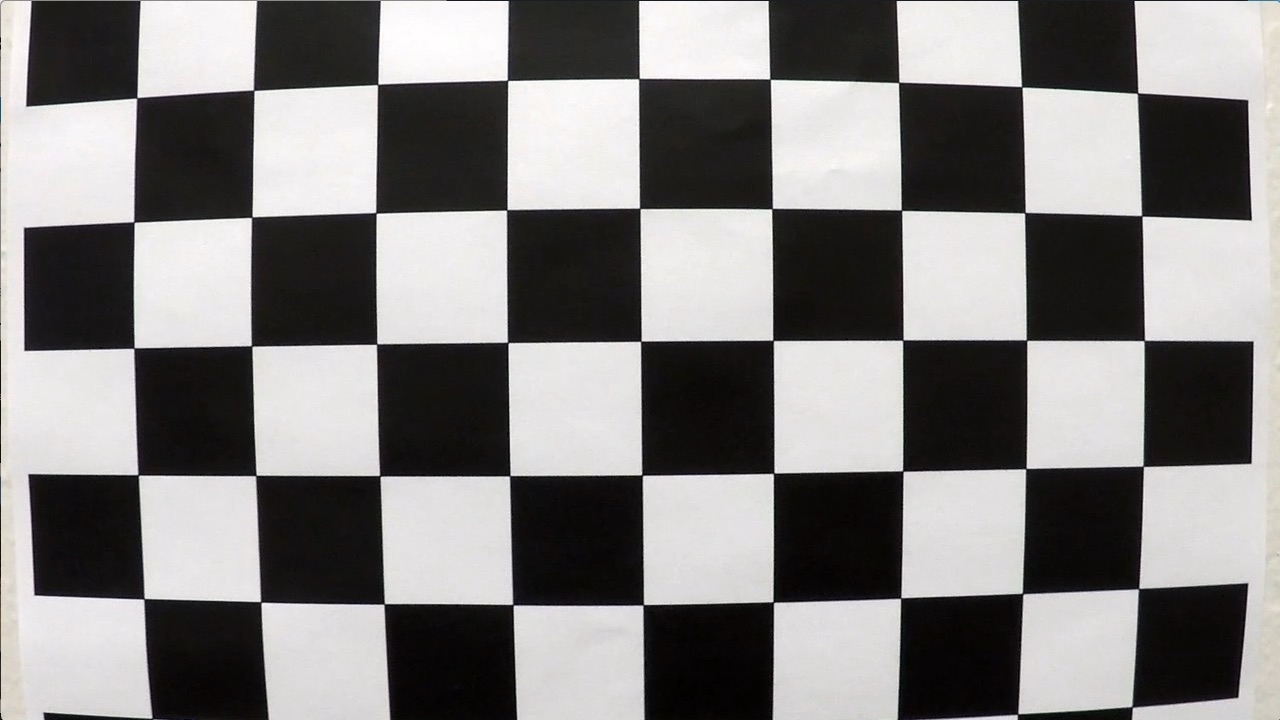
#> input picture camera_cal/calibration1.jpg, 1280 x 720 px; its folder holds 5 pictures in this run
$ python transform.py
#> lines starting #> are read from the running program, lines starting #| are printed output that depends on the picture
# Script for camera calibration

import matplotlib.image as mpimg
import numpy as np
import cv2
import glob
import matplotlib.pyplot as plt

objp = np.zeros((6*9,3), np.float32)
objp[:,:2] = np.mgrid[0:9, 0:6].T.reshape(-1,2)

# Pentru stocare de object points si image points
objpoints = [] # 3d points in real world space
imgpoints = [] # 2d points in image plane.

# Make a list of calibration images
images = glob.glob('camera_cal/cal*.jpg')

# Cautam chessboard corners
for idx, fname in enumerate(images):
    img = cv2.imread(fname)
#> img is the input picture: shape (720, 1280, 3); mean B, G, R 127.8, 128.4, 130.1
    gray = cv2.cvtColor(img, cv2.COLOR_BGR2GRAY)

    # Find the chessboard corners
    ret, corners = cv2.findChessboardCorners(gray, (9,6), None)
#> ret = False; corners = None

    # Adaugare object point si image points
    if ret == True:
        objpoints.append(objp)
        imgpoints.append(corners)

cv2.destroyAllWindows()

import pickle
# %matplotlib inline

# Testare Distorsiune
img = cv2.imread('camera_cal\\calibration1.jpg')
img_size = (img.shape[1], img.shape[0])
#> img_size = (1280, 720)

# Camera calibration pentru object points si image points
ret, mtx, dist, rvecs, tvecs = cv2.calibrateCamera(objpoints, imgpoints, img_size,None,None)


dst = cv2.undistort(img, mtx, dist, None, mtx)
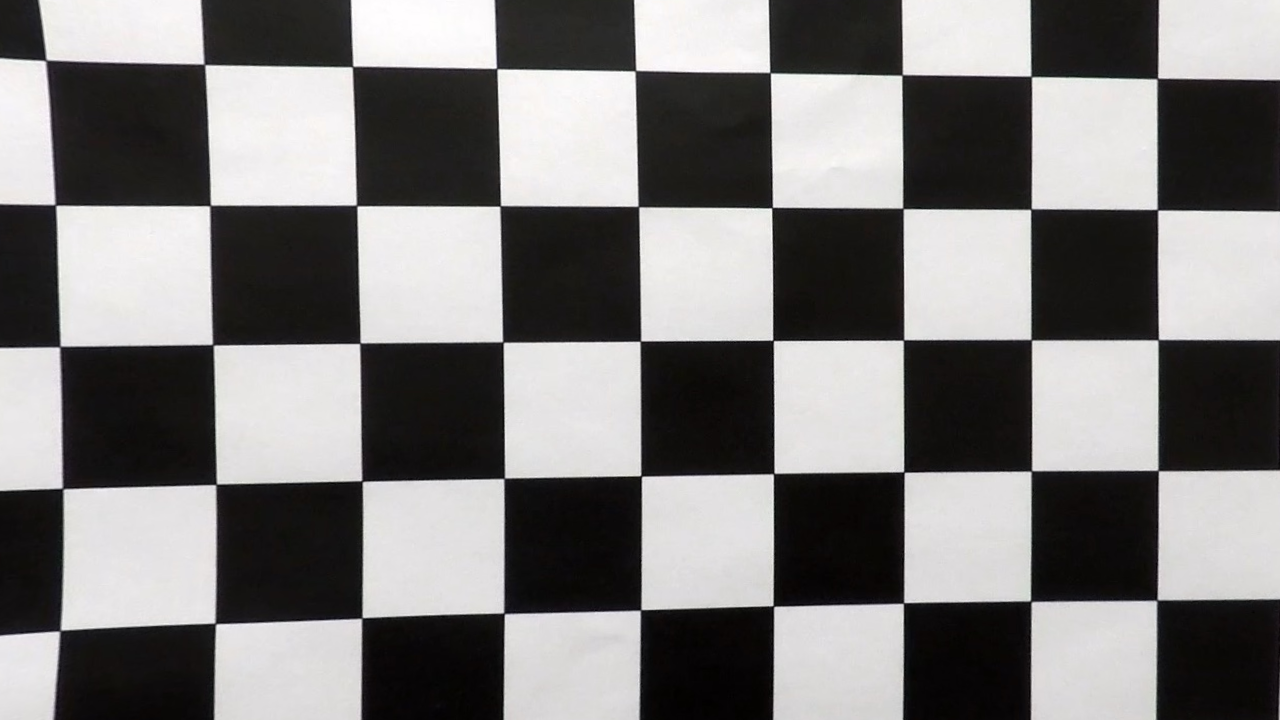
#> dst: shape (720, 1280, 3); mean B, G, R 123.1, 123.5, 125.1
# cv2.imwrite('calibration_wide/test_undist.jpg',dst)
# Salvam camera calibration pentru a fi folosit mai tarziu
dist_pickle = {}
dist_pickle["mtx"] = mtx
dist_pickle["dist"] = dist
pickle.dump( dist_pickle, open( "./wide_dist_pickle.p", "wb" ) )
#dst = cv2.cvtColor(dst, cv2.COLOR_BGR2RGB)
# Visualize undistortion

f, (ax1, ax2) = plt.subplots(1, 2, figsize=(12,7))
ax1.imshow(img, cmap='gray')
ax1.set_title('Original Image', fontsize=30)
ax2.imshow(dst, cmap='gray')
ax2.set_title('Undistorted Image', fontsize=30)
plt.show()
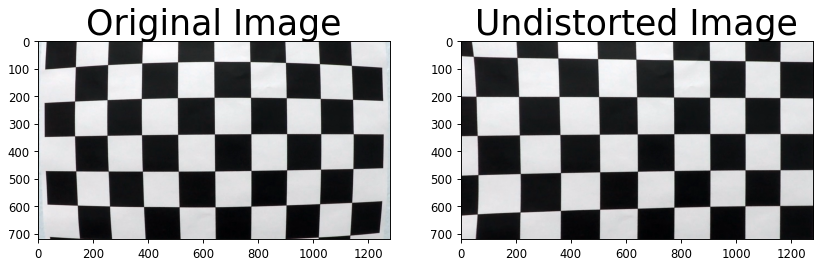
#> figure drawn by matplotlib, 2 panels; B, G, R data is drawn as R, G, B
